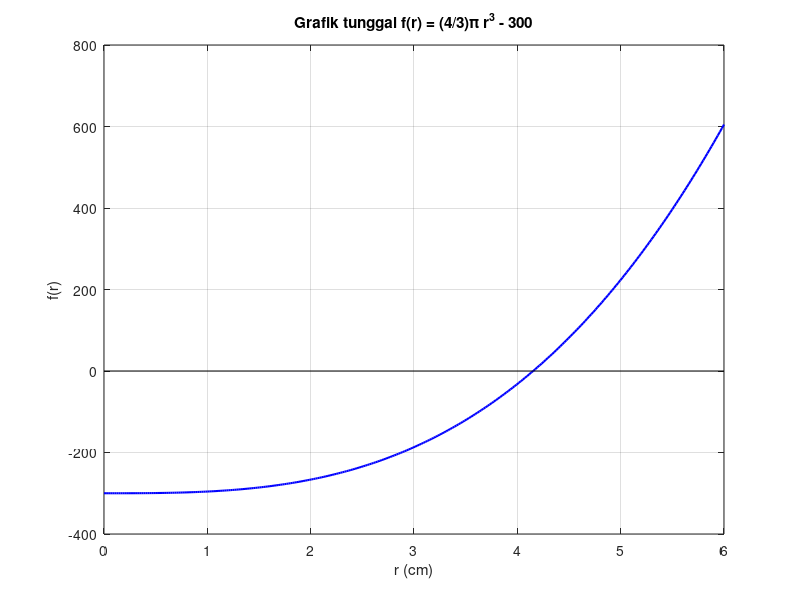
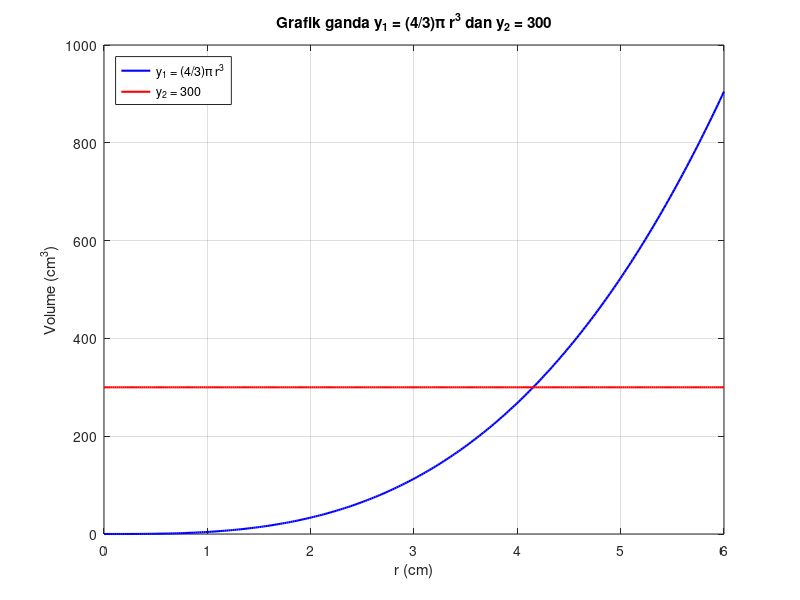

Write the MATLAB code that produced these figures, in order.
%% KASUS 3 - PERSAMAAN NON-LINEAR: BOLA DALAM TABUNG
% Bola menyinggung tabung: jari-jari sama (r), tinggi tabung t = 2r
% V_bola = 4/3*pi*r^3 = 300  ->  f(r) = 4/3*pi*r^3 - 300 = 0
clc; clear; close all;

Vbola = 300;
f = @(r) (4/3)*pi*r.^3 - Vbola;

%% 1. Metode grafik untuk menentukan interval awal
r = linspace(0, 6, 300);

figure(1);                                  % grafik tunggal f(r)
plot(r, f(r), 'b', 'LineWidth', 1.5); hold on;
line([0 6], [0 0], 'Color', 'k');           % sumbu r
hold off; grid on;
xlabel('r (cm)'); ylabel('f(r)');
title('Grafik tunggal f(r) = (4/3)\pi r^3 - 300');

figure(2);                                  % grafik ganda y1 dan y2
plot(r, (4/3)*pi*r.^3, 'b', 'LineWidth', 1.5); hold on;
plot(r, Vbola*ones(size(r)), 'r', 'LineWidth', 1.5);
hold off; grid on;
xlabel('r (cm)'); ylabel('Volume (cm^3)');
title('Grafik ganda y_1 = (4/3)\pi r^3 dan y_2 = 300');
legend('y_1 = (4/3)\pi r^3', 'y_2 = 300', 'Location', 'northwest');

%% 2. Metode Biseksi pada interval awal [4, 5]
a = 4; bb = 5; n_maks = 50; tol = 1e-6;
fa = f(a); fb = f(bb);
fprintf('f(%g) = %.6f ; f(%g) = %.6f ; f(a)*f(b) = %.6f\n\n', a, fa, bb, fb, fa*fb);
if fa*fb > 0
    error('Tidak ada jaminan akar: f(a) dan f(b) bertanda sama.');
end

fprintf('%-5s %-10s %-10s %-10s %-12s %-12s %-12s\n', 'Iter', 'a', 'b', 'c', 'f(a)', 'f(b)', 'f(c)');
for i = 1:n_maks
    c  = (a + bb)/2;
    fc = f(c);
    fprintf('%-5d %-10.6f %-10.6f %-10.6f %-12.6f %-12.6f %-12.6f\n', i, a, bb, c, fa, fb, fc);
    if fc == 0 || (bb - a)/2 < tol
        break;
    end
    if fa*fc < 0
        bb = c; fb = fc;
    else
        a = c; fa = fc;
    end
end

%% 3. Hasil: jari-jari, volume tabung, dan volume tabung di luar bola
r_hasil   = c;
t_tabung  = 2*r_hasil;
V_tabung  = pi*r_hasil^2*t_tabung;
V_luar    = V_tabung - Vbola;
r_eksak   = (3*Vbola/(4*pi))^(1/3);

fprintf('\nJumlah iterasi        = %d\n', i);
fprintf('Jari-jari bola/tabung = %.6f cm\n', r_hasil);
fprintf('Tinggi tabung t = 2r  = %.6f cm\n', t_tabung);
fprintf('Volume tabung         = %.6f cm^3\n', V_tabung);
fprintf('Volume tabung di luar bola = %.6f cm^3\n', V_luar);
fprintf('Cek rumus (2/3)*pi*r^3     = %.6f cm^3\n', (2/3)*pi*r_hasil^3);
fprintf('Jari-jari analitik (pembanding) = %.6f cm, galat = %.3e\n', r_eksak, abs(r_hasil - r_eksak));
